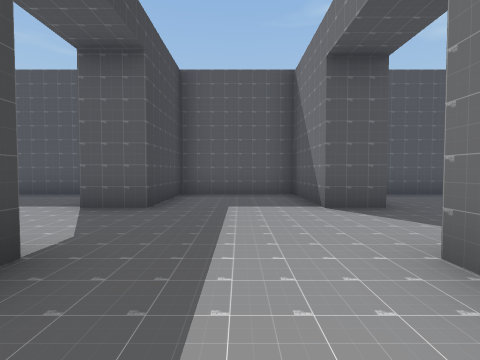
View 1 (above)

17 first-person views from a walk through a scene from a Unity 3-D project. The camera is 1.2 m above the floor, tilts 2° down and sees 85° across. The floor is counted in squares, 2 m on a side. Each view is taken from the middle of a square. On the plan, view 1 faces up. The plan holds only what a view shows up to about 9 squares ahead; the rest is blank. The place goes on beyond the plan. The player is left out. Some animated figures are left out.

View 2
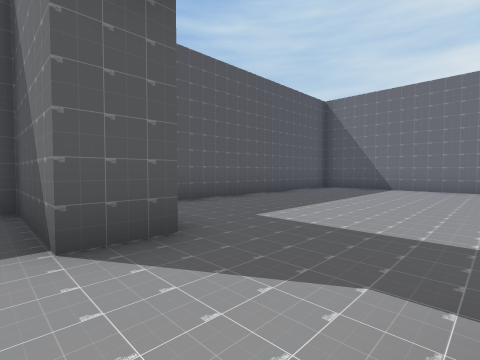

View 3
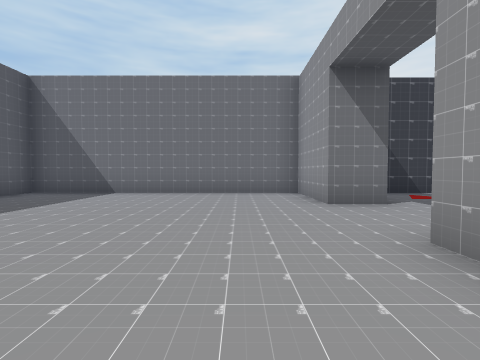

View 4
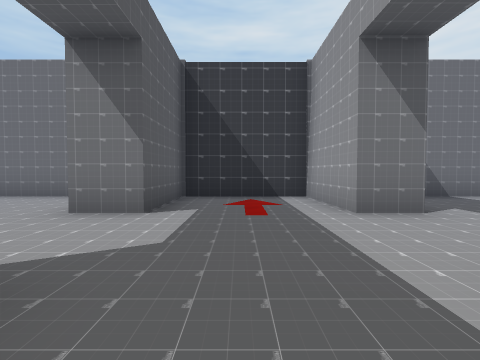

View 5
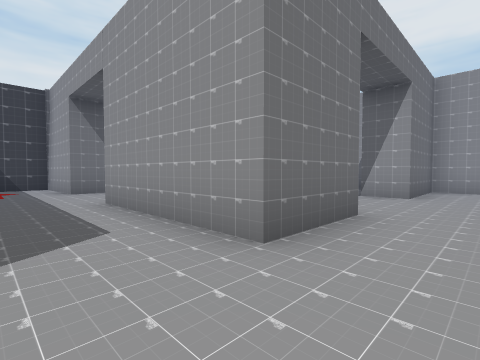

View 6
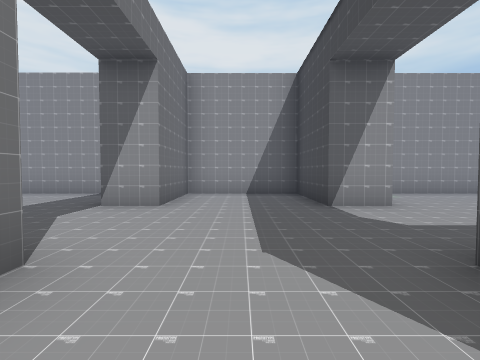

View 7
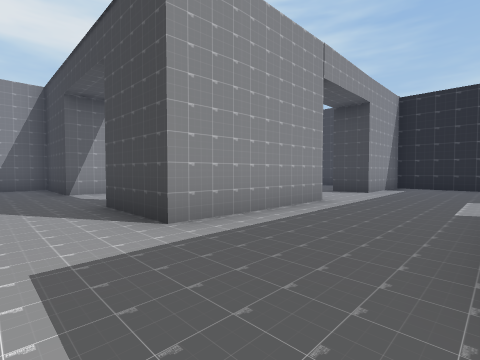

View 8
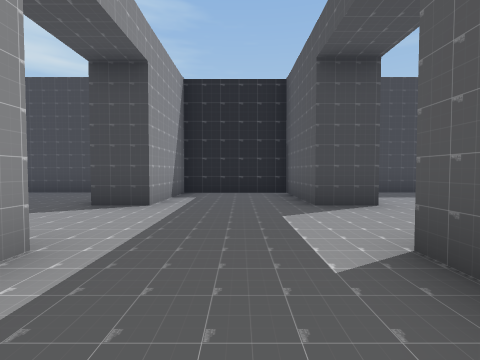

View 9
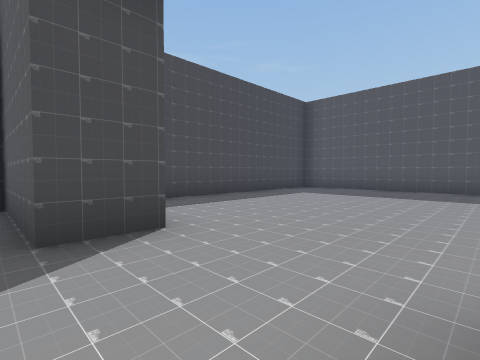

View 10
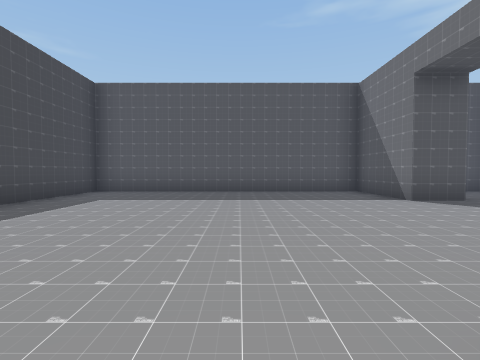

View 11
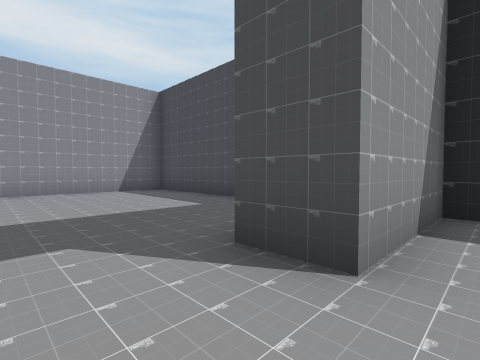

View 12
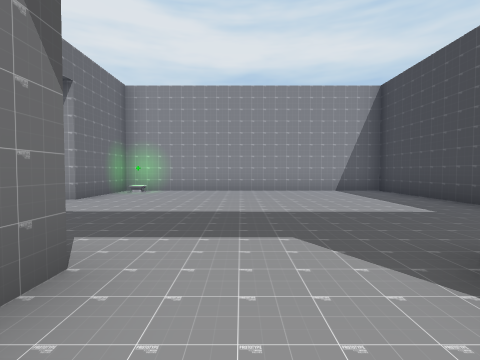

View 13
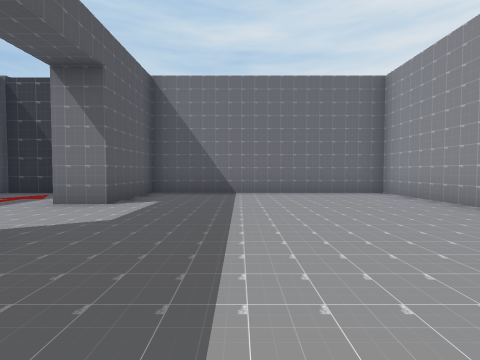

View 14
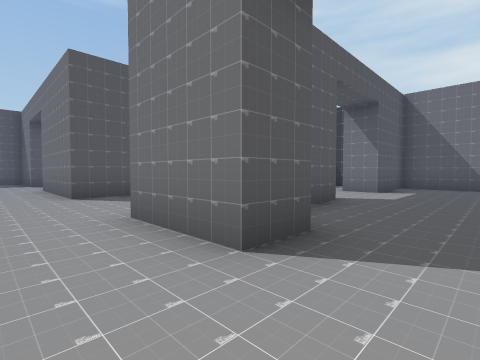

View 15
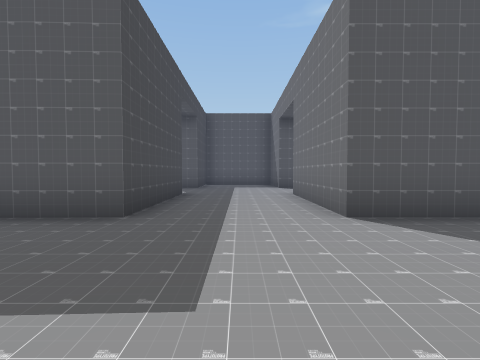

View 16
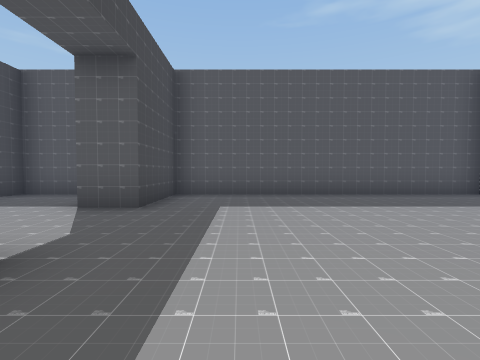

View 17
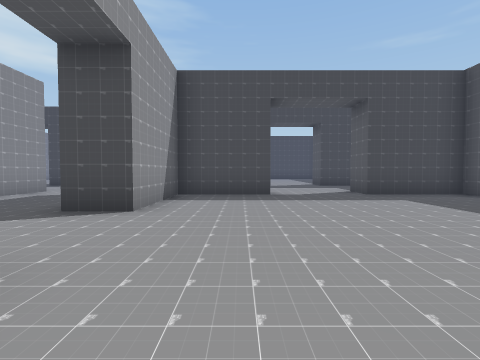

### Floor plan
Points are (right, up) in squares from view 1. A wall is a line through its corners. A room is listed if a view was taken in it or the views show most of it. See-through windows are left out.
Room 1 (views 1, 2, 3, 4, 5, 6, 7, 8, 9, 10, 11, 12, 13, 14, 15, 16, 17)
walls: (3.1, -1.7) (1.4, -1.7) (1.4, 1.9); (-1.5, 1.9) (-1.5, -1.7) (-5, -1.7); (2.4, 1.9) (2.4, -0.6) (5.2, -0.6) (5.2, -1.8); (2.4, -6.6) (1.4, -6.6) (1.4, -4.6) (5.3, -4.6); (-5, -4.6) (-1.5, -4.6) (-1.5, -6.8); (-4.9, -5.6) (-4.9, -5.1); (5.2, -5.6) (4.1, -5.6); (-7.5, -0.5) (-7.5, -1.7) (-10.5, -1.7); (-10.2, -1.6) (-10.2, -4.6) (-7.5, -4.6) (-7.5, -5.6); (3.2, -11.9) (10.1, -11.9) (10.1, -5.6) (7.7, -5.6) (7.7, -4.6) (10.1, -4.6) (10.1, -1.6) (7.7, -1.6) (7.7, -0.6) (10.1, -0.6) (10.1, 6.7) (2.4, 6.7) (2.4, 4.2) (1.4, 4.2) (1.4, 6.7) (-1.5, 6.7) (-1.5, 4.2) (-2.6, 4.2) (-2.6, 6.7) (-10.2, 6.7) (-10.2, 0.8); (-10.2, -7) (-10.2, -11.9) (-2.6, -11.9) (-2.6, -9.4) (-1.5, -9.4) (-1.5, -11.9) (1.4, -11.9) (1.4, -9.5) (2.4, -9.5)
objects: other object (-3, -11)

Where each view was taken, in squares from view 1:
view 1: 0 up, 0 right, facing up
view 2: 2 up, 1 right, facing up-right
view 3: 1 up, 3 right, facing right
view 4: 3 down, 4 right, facing right
view 5: 3 down, 0 right, facing down-right
view 6: 5 down, 0 right, facing down
view 7: 2 down, 0 right, facing down-left
view 8: 3 down, 3 left, facing left
view 9: 2 down, 5 left, facing up-left
view 10: 1 down, 6 left, facing up
view 11: 4 down, 6 left, facing down-left
view 12: 4 down, 6 left, facing down
view 13: 8 down, 3 right, facing right
view 14: 8 down, 0 right, facing up-right
view 15: 5 down, 0 right, facing up
view 16: 0 up, 4 right, facing up
view 17: 1 up, 9 right, facing left
